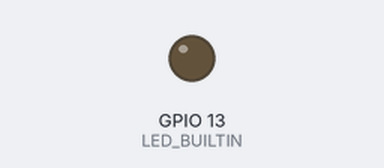
This sketch was run on a simulated ESP32. Shown: output pins drawn as LEDs (lit = HIGH).

Above: at 0.15 s.
At 19.77 s:
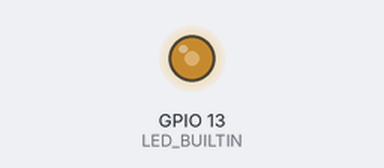
At 39.66 s:
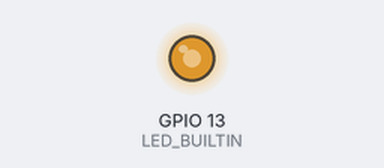
Timing chart, 0 to 40.0 s (numbered marks = the images above):
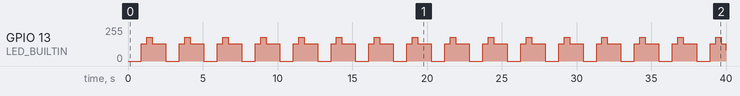

The sketch:

Servo_NodeMCU.ino
```cpp
#define LED_BUILTIN 13
int freq = 100;
int ledChannel = 1;
int resolution = 8;

void setup() {
  // put your setup code here, to run once:
  ledcSetup(ledChannel, freq, resolution);
  ledcAttachPin(LED_BUILTIN, ledChannel);

}

void loop() {
  // put your main code here, to run repeatedly:
  for (int dutycycle = 0; dutycycle <= 180; dutycycle++) {
    ledcWrite(ledChannel, dutycycle);
    delay(7);
  }
  for (int dutycycle = 180; dutycycle >= 0; dutycycle--) {
    ledcWrite(ledChannel, dutycycle);
    delay(7);
  }
//  ledcWrite(ledChannel, 180);
//  delay(1000);
//  ledcWrite(ledChannel, 0);
//  delay(1000);
}
```

Measured:
- by itself, GPIO 13 (LED_BUILTIN): 0/255 → 128/255 at 0.90 s, → 179/255 0.36 s later, → 128/255 0.36 s later, → 0/255 0.90 s later, … (64 changes in this stretch)
